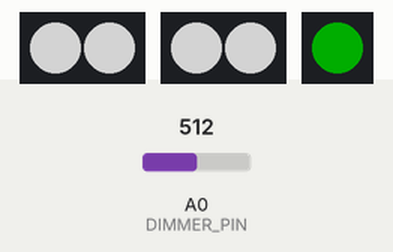
Simulated run of this sketch. Board: Arduino Uno, built with avr-gcc and run on an emulated ATmega328P. On the bench: 2 × 2 RGB LEDs in strip order, left to right, 1 RGB LEDs in strip order, left to right. The test bench sets the inputs (shaded band); at power-on: A0 (DIMMER_PIN) = 512. Dim RGB values are drawn brighter than linear.

Above: at 1.4 s.
1.5 s: A0 (DIMMER_PIN) set to 11
At 2.5 s:
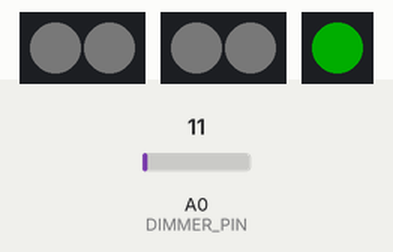
3.0 s: A0 (DIMMER_PIN) set to 8
At 4.2 s:
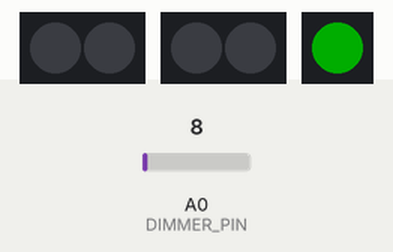
4.5 s: A0 (DIMMER_PIN) set to 306
At 5.6 s:
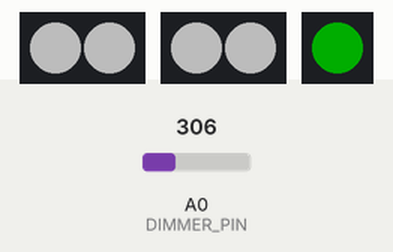
6.4 s: A0 (DIMMER_PIN) set to 0
At 7.5 s:
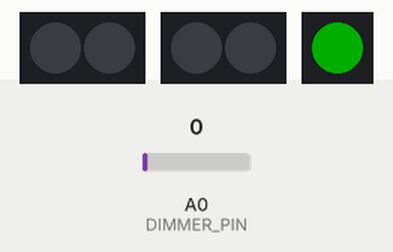
Timing chart, 0 to 8.9 s (numbered marks = the images above; inputs shaded):
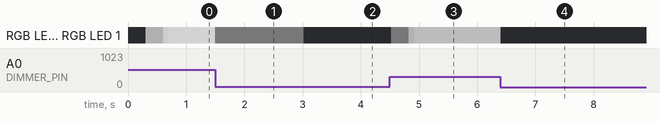

The sketch:

nakkelampe.ino
```cpp
// Denne koden brukes for en prototype laget av gruppe Viva i emne IN1060 ved UiO.
// Den bruker Adafruit NeoPixel-biblioteket til å styre lys, og simulerer batterinivå over tid.

#include <Adafruit_NeoPixel.h> // Inkluderer bibliotek for å styre NeoPixel LED-striper

// Definerer hvilke pinner som er koblet til hvilke LED-striper
#define LEFT_LED_PIN 6
#define RIGHT_LED_PIN 5
#define BATTERY_LED_PIN 2

// Antall piksler på LED-stripene
#define LED_NUMPIXELS 2

#define DIMMER_PIN A0 // Analog pin koblet til potensiometer

// Oppretter tre NeoPixel-objekter (to for lys, én for batteriindikator)
Adafruit_NeoPixel left_strip(LED_NUMPIXELS, LEFT_LED_PIN, NEO_GRB + NEO_KHZ800);
Adafruit_NeoPixel right_strip(LED_NUMPIXELS, RIGHT_LED_PIN, NEO_GRB + NEO_KHZ800);
Adafruit_NeoPixel battery_strip(1, BATTERY_LED_PIN, NEO_GRB + NEO_KHZ800);


// Variabler for å simulere batterinivå
int batteryPercent = 100;               // Starter på 100 % batteri
unsigned long lastUpdate = 0;           // Tidspunkt for forrige oppdatering
const unsigned long interval = 7500;    // Hvor ofte batteriet skal synke (i millisekunder)

bool lysErPaa = false; // Brukes for å sjekke om lyset er på


void setup() {
  // Initialiserer alle LED-stripene
  left_strip.begin();
  right_strip.begin();
  battery_strip.begin();
}

void loop() {
  // Leser analog verdi fra potensiometer og konverterer til lysstyrke (0–255)
  int potValue = analogRead(DIMMER_PIN);
  int brightness = map(potValue, 0, 1023, 0, 255);

  // Håndterer fading av lys basert på potensiometerverdi og status
  if (potValue < 10 && lysErPaa){ // Hvis potensiometer er nær null og lyset er på, fade ut
    fadeOut(brightness);
    lysErPaa = false;

  }else if (potValue >= 10 && !lysErPaa){ // Hvis potensiometer skrus opp og lyset er av, fade inn
    fadeIn(brightness);
    lysErPaa = true;

  }else if (lysErPaa){  // Hvis lyset allerede er på, oppdater lysstyrken kontinuerlig
    left_strip.setBrightness(brightness);
    right_strip.setBrightness(brightness);
    for (int i = 0; i < LED_NUMPIXELS; i++) {
      left_strip.setPixelColor(i, left_strip.Color(255,255,255));
      right_strip.setPixelColor(i, right_strip.Color(255,255,255));
    }
    left_strip.show();
    right_strip.show();
  }


  // Simulerer at batteriet tømmes over tid
  if(millis() - lastUpdate > interval && batteryPercent > 0){
    batteryPercent --;
    lastUpdate = millis();  // Oppdater tid for siste endring

  }

  // Velger riktig farge på batteriindikator basert på gjenværende prosent
  uint32_t batteryColor;
  if(batteryPercent > 60){
    batteryColor = battery_strip.Color(0,255,0); // Grønn hvis godt batteri
  }else if(batteryPercent > 20){
    batteryColor = battery_strip.Color(255,255,0); // Gul hvis middels batteri
  }else{
    batteryColor = battery_strip.Color(255,0,0); // Rødt hvis lavt batteri
  }

  // Oppdaterer batteriindikator med valgt farge og lysstyrke
  battery_strip.setBrightness(50);
  battery_strip.setPixelColor(0, batteryColor);
  battery_strip.show();


  delay(10); // Kort pause for å stabilisere loop
}


// Funksjon som gradvis øker lysstyrken (fade in)
void fadeIn(int maxBrightness){
  for (int b = 0; b <= maxBrightness; b += 2) {
    left_strip.setBrightness(b);
    right_strip.setBrightness(b);
    for (int i = 0; i < LED_NUMPIXELS; i++) {
      left_strip.setPixelColor(i, left_strip.Color(255,255,255));
      right_strip.setPixelColor(i, right_strip.Color(255,255,255));
    }
    left_strip.show();
    right_strip.show();

    delay(10);
  }
}

// Funksjon som gradvis senker lysstyrken (fade out)
void fadeOut(int currentBrightness) {
  for (int b = currentBrightness; b > 0; b -= 2) {
    left_strip.setBrightness(b);
    right_strip.setBrightness(b);
    for (int i = 0; i < LED_NUMPIXELS; i++) {
      left_strip.setPixelColor(i, left_strip.Color(255,255,255));
      right_strip.setPixelColor(i, right_strip.Color(255,255,255));
    }
    left_strip.show();
    right_strip.show();
    delay(10);
  }

  // Slukk alle piksler helt etter fading
  for (int i = 0; i < LED_NUMPIXELS; i++) {
    left_strip.setPixelColor(i, left_strip.Color(0,0,0));
    right_strip.setPixelColor(i, right_strip.Color(0,0,0));
  }
  left_strip.show();
  right_strip.show();

}
```

Measured:
- the behaviour switches between 10 and 9 on A0 (DIMMER_PIN) (found by bisection; images 1 and 2)
- after the input at 1.5 s, RGB LED 0, RGB LED 1, RGB LED 0, RGB LED 1: RGB(127, 127, 127) → RGB(2, 2, 2) at once
- after the input at 3.0 s, RGB LED 0, RGB LED 1, RGB LED 0, RGB LED 1: RGB(2, 2, 2) → RGB(1, 1, 1) at once, → off 0.01 s later
- after the input at 4.5 s, RGB LED 0, RGB LED 1, RGB LED 0, RGB LED 1: off → RGB(2, 2, 2) at once, → RGB(58, 58, 58) 0.30 s later, → RGB(76, 76, 76) 0.10 s later
- after the input at 6.4 s, RGB LED 0, RGB LED 1, RGB LED 0, RGB LED 1: RGB(76, 76, 76) → off at once
